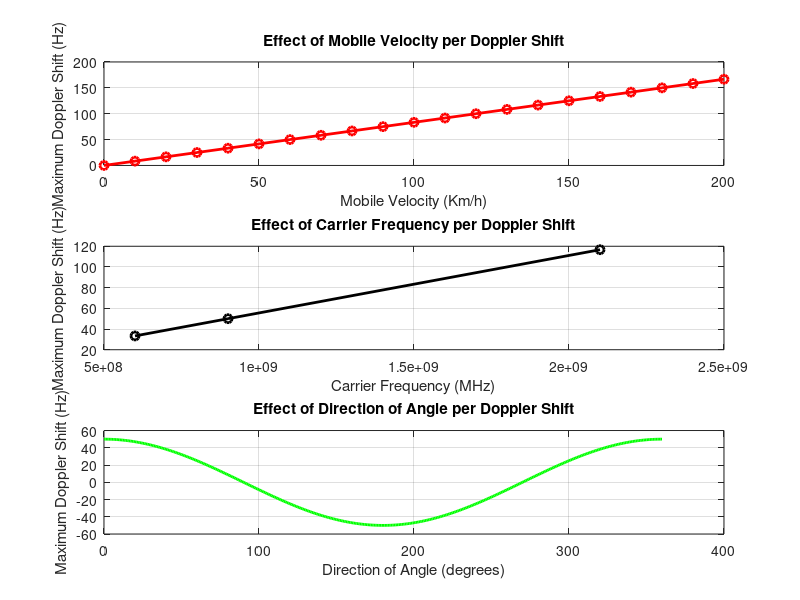

Recreate this plot in MATLAB. (Note: this script raises an error after producing the figure.)
clc;
close all;
clear; 

%%Basic parameters
c= 3e8;
fc= 900e6;
v_kmh= 60;
%Convert velocity km/h to m/s
v= v_kmh/3.6;

%%Calculate Doppler frequency 
fd_max= (v*fc)/c;

fprintf('Mobile velocity = %.2f km/h\n',v_kmh);
fprintf('Mobile velocity = %.2f m/s\n',v);
fprintf('Carrier frequency = %.2f MHz\n',fc/1e6);
fprintf('Maximum Doppler shift = %.2f Hz\n',fd_max);


%%determine maximum mobile velocity;
fd_allowed= 100;
v_max=(fd_allowed * c)/fc;
v_max_kmh= v_max * 3.6;

fprintf('Maximum Mobile velocity = %.2f km/h\n',v_max_kmh);
fprintf('Maximum Mobile velocity = %.2f m/s\n',v_max);
fprintf('Maximum allowable Doppler frequency = %.2f Hz\n',fd_allowed);

%%analyze the effect of mobile velocity
velocity_kmh= 0:10:200;
velocity_ms = velocity_kmh /3.6;
fd_velocity= (velocity_ms * fc)/c;

figure;

subplot(3,1,1);
plot(velocity_kmh,fd_velocity,'o-','color','red','LineWidth',2);
grid on;

xlabel('Mobile Velocity (Km/h)');
ylabel('Maximum Doppler Shift (Hz)');
title('Effect of Mobile Velocity per Doppler Shift');

%%analyze the effect of carrier frequency 
fc_values= [600e6 900e6 2100e6];
fd_fc= (v .* fc_values) ./c;

subplot(3,1,2);
plot(fc_values,fd_fc,'o-','color','black','LineWidth',2);
grid on;

xlabel('Carrier Frequency (MHz)');
ylabel('Maximum Doppler Shift (Hz)');
title('Effect of Carrier Frequency per Doppler Shift');


%%determin the direction of movement
theta= 0:1:360;
fd_direction= fd_max * cosd(theta);

subplot(3,1,3);
plot(theta,fd_direction,'color','green','LineWidth',2);
grid on;

xlabel('Direction of Angle (degrees)');
ylabel('Maximum Doppler Shift (Hz)');
title('Effect of Direction of Angle per Doppler Shift');
suptitle('Analysis of Doppler Shift');
